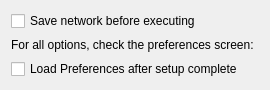
<?xml version="1.0" encoding="UTF-8"?>
<ui version="4.0">
 <class>OtherSettingsWizardPage</class>
 <widget class="QWizardPage" name="OtherSettingsWizardPage">
  <property name="geometry">
   <rect>
    <x>0</x>
    <y>0</y>
    <width>270</width>
    <height>90</height>
   </rect>
  </property>
  <property name="windowTitle">
   <string>WizardPage</string>
  </property>
  <property name="title">
   <string>Other settings</string>
  </property>
  <layout class="QGridLayout" name="gridLayout">
   <item row="0" column="0">
    <widget class="QCheckBox" name="saveBeforeExecuteCheckBox_">
     <property name="text">
      <string>Save network before executing</string>
     </property>
    </widget>
   </item>
   <item row="1" column="0">
    <widget class="QLabel" name="label">
     <property name="text">
      <string>For all options, check the preferences screen:</string>
     </property>
    </widget>
   </item>
   <item row="2" column="0">
    <widget class="QCheckBox" name="loadPreferencesCheckBox_">
     <property name="text">
      <string>Load Preferences after setup complete</string>
     </property>
    </widget>
   </item>
  </layout>
 </widget>
 <resources/>
 <connections/>
</ui>
